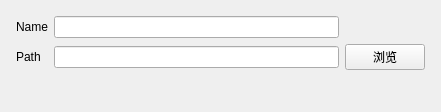
<?xml version="1.0" encoding="UTF-8"?>
<ui version="4.0">
 <class>proSetPage</class>
 <widget class="QWizardPage" name="proSetPage">
  <property name="enabled">
   <bool>true</bool>
  </property>
  <property name="geometry">
   <rect>
    <x>0</x>
    <y>0</y>
    <width>441</width>
    <height>100</height>
   </rect>
  </property>
  <property name="windowTitle">
   <string>WizardPage</string>
  </property>
  <layout class="QGridLayout" name="gridLayout_3">
   <item row="0" column="0">
    <layout class="QGridLayout" name="gridLayout">
     <property name="leftMargin">
      <number>5</number>
     </property>
     <property name="topMargin">
      <number>5</number>
     </property>
     <property name="rightMargin">
      <number>5</number>
     </property>
     <property name="bottomMargin">
      <number>5</number>
     </property>
     <item row="0" column="0">
      <widget class="QLabel" name="label">
       <property name="text">
        <string>Name</string>
       </property>
      </widget>
     </item>
     <item row="0" column="1">
      <widget class="QLineEdit" name="lineEdit"/>
     </item>
     <item row="1" column="1">
      <widget class="QLineEdit" name="lineEdit_2"/>
     </item>
     <item row="1" column="0">
      <widget class="QLabel" name="label_2">
       <property name="text">
        <string>Path</string>
       </property>
      </widget>
     </item>
     <item row="1" column="2">
      <widget class="QPushButton" name="pushButton">
       <property name="text">
        <string>浏览</string>
       </property>
      </widget>
     </item>
     <item row="2" column="1">
      <widget class="QLabel" name="tips">
       <property name="font">
        <font>
         <pointsize>13</pointsize>
        </font>
       </property>
       <property name="text">
        <string/>
       </property>
      </widget>
     </item>
    </layout>
   </item>
  </layout>
 </widget>
 <resources/>
 <connections/>
</ui>
